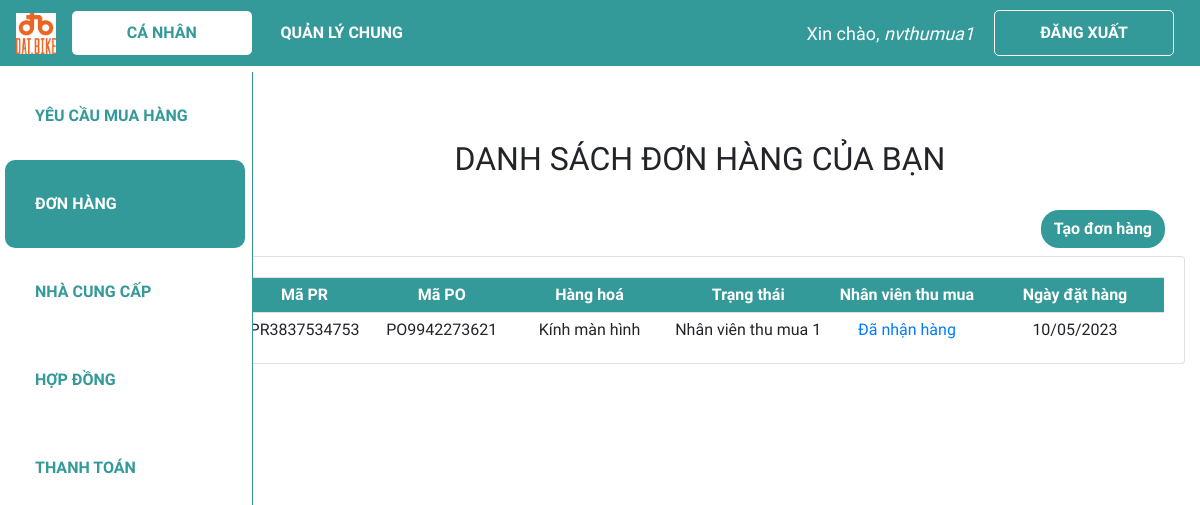
The app's page /ca_nhan/dspo/ (signed in) with its own data.
### web_core/models.py (models this page shows, shortened)
class PO(models.Model):
    danh_muc_trang_thai = (
        ('Chờ phê duyệt', 'Chờ phê duyệt'),
        ('Đang thực hiện', 'Đang thực hiện'),
        ('Đã nhận hàng', 'Đã nhận hàng'),
        ('Đã hoàn thành', 'Đã hoàn thành'),
    )
    ma_PO = ShortUUIDField(
        verbose_name='Mã PO',
        length=10,
        max_length=12,
        prefix="PO",
        alphabet="0123456789",
        primary_key=True
    )
    ma_PR = models.ForeignKey(PR, on_delete = models.CASCADE, verbose_name = 'Mã PR', blank=True, null=True)
    ma_hang_hoa = models.ForeignKey(HANGHOA, on_delete = models.CASCADE, verbose_name = 'Mã hàng hoá', blank=True, null=True)
    so_luong = models.IntegerField('Số lượng', validators = [MinValueValidator(0)], default = 0)
    ma_hop_dong = models.ForeignKey(HOPDONG, on_delete = models.SET_NULL, verbose_name = 'Mã hợp đồng', blank=True, null=True)
    ma_nhan_vien_tao = models.ForeignKey(NHANVIEN, on_delete=models.SET_NULL, verbose_name = 'Mã nhân viên tạo', related_name = 'nv_tao_PO',blank=True, null=True)
    ma_ncc = models.ForeignKey(NCC, on_delete = models.SET_NULL, verbose_name = 'Mã nhà cung cấp', blank=True, null=True)
    ngay_tao = models.DateTimeField('Ngày tạo', default = datetime.now)
    ngay_cap_nhat = models.DateTimeField('Ngày cập nhật', default = datetime.now)
    ngay_du_kien_nhan = models.DateTimeField('Ngày dự kiến nhận', blank=True, null=True)
    so_tien_thanh_toan = models.PositiveBigIntegerField('Số tiền thanh toán', validators=[MinValueValidator(0)], default = 0)
    trang_thai = models.CharField('Trạng thái PO', max_length = 100, choices=danh_muc_trang_thai, default='Chờ phê duyệt', blank=True, null=True)
    ma_quan_ly_duyet = models.ForeignKey(NHANVIEN, on_delete = models.SET_NULL, verbose_name = 'Mã quản lý duyệt', related_name = 'quan_ly', blank=True, null=True)

class PR(models.Model):
    danh_muc_trang_thai = (
        ('Chờ phân công', 'Chờ phân công'),
        ('Đang thực hiện', 'Đang thực hiện'),
        ('Đã hoàn thành', 'Đã hoàn thành'),
    )
    ma_PR = ShortUUIDField(
        verbose_name='Mã PR',
        length=10,
        max_length=12,
        prefix="PR",
        alphabet="0123456789",
        primary_key=True
    )
    ma_nhan_vien_tao = models.ForeignKey(NHANVIEN, on_delete = models.CASCADE, verbose_name = 'Mã nhân viên tạo', related_name = 'nv_tao_PR', blank=True, null=True)
    ma_nhan_vien_phu_trach = models.ForeignKey(NHANVIEN, on_delete = models.SET_NULL, verbose_name = 'Mã nhân viên phụ trách',  related_name = 'nv_phutrach_PR', blank=True, null=True)
    ngay_tao = models.DateTimeField('Ngày tạo', default = datetime.now)
    ngay_cap_nhat = models.DateField('Ngày cập nhật', default = datetime.now)
    ten_PR = models.CharField('Tên PR', max_length = 300)
    trang_thai = models.CharField('Trạng thái PR', max_length = 100, choices=danh_muc_trang_thai, default='Chờ phân công',blank=True, null=True)

class HANGHOA(models.Model):
    ma_HH = ShortUUIDField(
        verbose_name='Mã hàng hoá',
        length=10,
        max_length=12,
        prefix="HH",
        alphabet="0123456789",
        primary_key=True
    )
    ten_hang_hoa = models.CharField('Tên hàng hoá', max_length = 100,blank=True, null=True)
    so_luong_ton = models.IntegerField('Số lượng tồn', validators = [MinValueValidator(0)], default = 0)

class NHANVIEN(models.Model):
    danh_muc_phong_ban = (
        ('Thu mua', 'Thu mua'),
        ('Kho', 'Kho'),
        ('Kế toán', 'Kế toán'),
        ('R&D', 'R&D'),
        ('Production', 'Production'),
        ('Khác', 'Khác')
    )
    danh_muc_chuc_vu = (
        ('Quản lí', 'Quản lí'),
        ('Nhân viên', 'Nhân viên'),
    )
    user = models.OneToOneField(User, null=True, blank=True, on_delete=models.CASCADE)
    ma_NV = ShortUUIDField(
        verbose_name='Mã nhân viên',
        length=10,
        max_length=12,
        prefix="NV",
        alphabet="0123456789",
        primary_key=True
    )
    ho_ten = models.CharField('Họ tên', max_length = 100,blank=True, null=True)
    phong_ban = models.CharField('Phòng ban', max_length = 50, choices=danh_muc_phong_ban,blank=True, null=True)
    chuc_vu = models.CharField('Chức vụ', max_length = 50, choices=danh_muc_chuc_vu,blank=True, null=True)

### web_core/decorators.py (the view)
    def wrapper_function(request, *args, **kwargs):
        group = None
        if request.user.groups.exists():
            group = request.user.groups.all()[0].name
        if group == 'quanly':
            return redirect('quanli_dspr')
        else:
            print(group)
            return view_func(request, *args, **kwargs)

### web_core/templatetags/index.py (called while the page is built)
@register.filter
def first_group_name(user):
    groups = user.groups.all()
    if groups:
        return groups[0].name
    return ''

### web_core/views.py (called while the page is built)
def update_all_po_status():
    dspo = PO.objects.all().order_by('-ngay_tao')
    for po in dspo:
        if po.ma_quan_ly_duyet and po.trang_thai == 'Chờ phê duyệt':
            po.trang_thai='Đang thực hiện'
        elif not po.ma_quan_ly_duyet and po.trang_thai != 'Chờ phê duyệt':
            po.trang_thai='Chờ phê duyệt'
        po.save()

@non_admin_only
@login_required(login_url='login')
def dspo_canhan(request):
    update_all_po_status()
    user = request.user.username
    if user == 'admin':
        return redirect('/dspo')
    else:
        nhanvien = NHANVIEN.objects.get(user=request.user)
    if nhanvien.phong_ban != 'Thu mua':
        dspr = PR.objects.filter(ma_nhan_vien_tao=nhanvien.ma_NV).values('ma_PR')
        dspo = PO.objects.filter(ma_PR__in=dspr).order_by('-ngay_tao')
    else:
        dspo = PO.objects.filter(ma_nhan_vien_tao=nhanvien.ma_NV).order_by('-ngay_cap_nhat')
    context = {'dspo':dspo}
    return render(request, 'web_core/dspo_canhan.html', context)

### web_core/templates/web_core/dspo_canhan.html (shortened to what this page needs)
{% extends 'web_core/main.html' %}
{% block content %}
<h2 class="table-title" style>DANH SÁCH ĐƠN HÀNG CỦA BẠN</h2>
<div class="row sub">
    <div class="col">
        <div class="btn-text-right">
            <a class='btn add-btn' href="{% url 'canhan_them_po_2' %}">Tạo đơn hàng</a>
        </div>
    </div>
</div>
<div class="card card-body">
    <table class='table table-sm'>
        <tr class="table-head">
            <th class="small-content">Mã PR</th>
            <th class="small-content">Mã PO</th>
            <th class="mid-content">Hàng hoá</th>
            <th class="mid-content">Trạng thái</th>
            <th class="mid-content">Nhân viên thu mua</th>
            <th class="mid-content">Ngày đặt hàng</th>
        </tr>
        {% for po in dspo %}
        <tr>
            <td class="small-content">{{po.ma_PR.ma_PR}}</td>
            <td class="small-content">{{po.ma_PO}}</td>
            <td class="mid-content">{{po.ma_hang_hoa.ten_hang_hoa}}</td>
            <td class="mid-content">{{po.ma_nhan_vien_tao.ho_ten}}</td>
            <td class="mid-content"><a href="{% url 'canhan_xem_po' po.ma_PO %}">{{po.trang_thai}}</a></td>
            <td class="mid-content">{{po.ngay_tao|date:"d/m/Y"}}</td>
        </tr>
        {% endfor %}
    </table>
</div>
{% endblock %}

### web_core/templates/web_core/navbar.html (shortened to what this page needs)
{% load static %}
<nav class="navbar navbar-expand-lg my-navbar fixed-top">
    <a href="{% url 'home' %}">
        <img class="navbar-brand" alt="logo-brand" src="{% static 'images/logo.png' %}" height="50"
            style="padding-bottom: 4px" />
    </a>
    <div class="collapse navbar-collapse" id="navbarNav">
        {% with request.resolver_match.url_name as url_name %}
        <div class="navbar-nav">
            {% load index %}
            {% if request.user|first_group_name != 'quanly' and request.user|first_group_name != 'ketoan' %}
                <a class="nav-item nav-link my-nav-item {% if 'canhan' in url_name %}my-nav-active{% endif %} nav-canhan"
                href="{% url 'canhan_dspr' %}">Cá nhân</a>
            {% endif %}
            <a class="nav-item nav-link my-nav-item {% if 'quanli' in url_name %}my-nav-active{% endif %} nav-quanly"
                href="{% url 'quanli_dspr' %}">Quản lý chung</a>
        </div>
        {% endwith %}
    </div>
    {% with request.resolver_match.url_name as url_name %}
    {% if request.user.is_authenticated %}
    <span class="hello-msg">Xin chào, <span> {{request.user}} </span></span>
    <a class="nav-item nav-link my-nav-item my-btn" href="{% url 'logout' %}">Đăng xuất</a>
    {% else %}
    <a class="nav-item nav-link my-nav-item my-btn {% if url_name == 'login' %}my-nav-active{% endif %}"
        href="{% url 'login' %}">Đăng nhập</a>
    {% endif %}
    {% endwith %}
</nav>

### web_core/static/css/main.css (style rules this page uses)
* { font-family: 'Baloo 2', cursive; }
html, body { margin: 0; padding: 0; height: 100%; overflow-x: hidden; }

### web_core/templates/web_core/navbar.html (style rules this page uses)
.my-navbar.fixed-top { position: fixed; color: #fff; background-color: #399; z-index: 10; }
.my-nav-item { color: #fff; font-weight: bold; padding: 9.6px 16px !important; text-transform: uppercase; border-radius: 5px; width: 180px; text-align: center; }
.my-nav-active, .my-nav-active:hover { color: #399; background-color: #fff; }
.my-btn { border: 1px solid #fff; margin-right: 10px; }
.hello-msg { font-size: 18px; color: #fff; margin-right: 20px; }
.hello-msg>span { font-style: italic; }

### web_core/templates/web_core/dspo_canhan.html (style rules this page uses)
.row.sub { margin-top: 32px; }
.card-body { padding-bottom: 0px; }
.table-title { text-align: center; }
.table th, .table td { vertical-align: middle; text-align: center; }
.small-content { width: 150px; }
.mid-content { width: 240px; }
.table-head { color: #ffff; background-color: #399; }
.btn-text-right { text-align: right; }
.btn.add-btn { font-weight: bold; margin-bottom: 8px; margin-right: 20px; color: #fff; background-color: #399; border-radius: 18px; }

### records on screen
PO: ma_PR.ma_PR "PR3837534753", ma_PO "PO9942273621", ma_hang_hoa.ten_hang_hoa "Kính màn hình", ma_nhan_vien_tao.ho_ten "Nhân viên thu mua 1", trang_thai "Đã nhận hàng", ngay_tao "10/05/2023"

### other values on screen
{{ request.user }} "nvthumua1"
